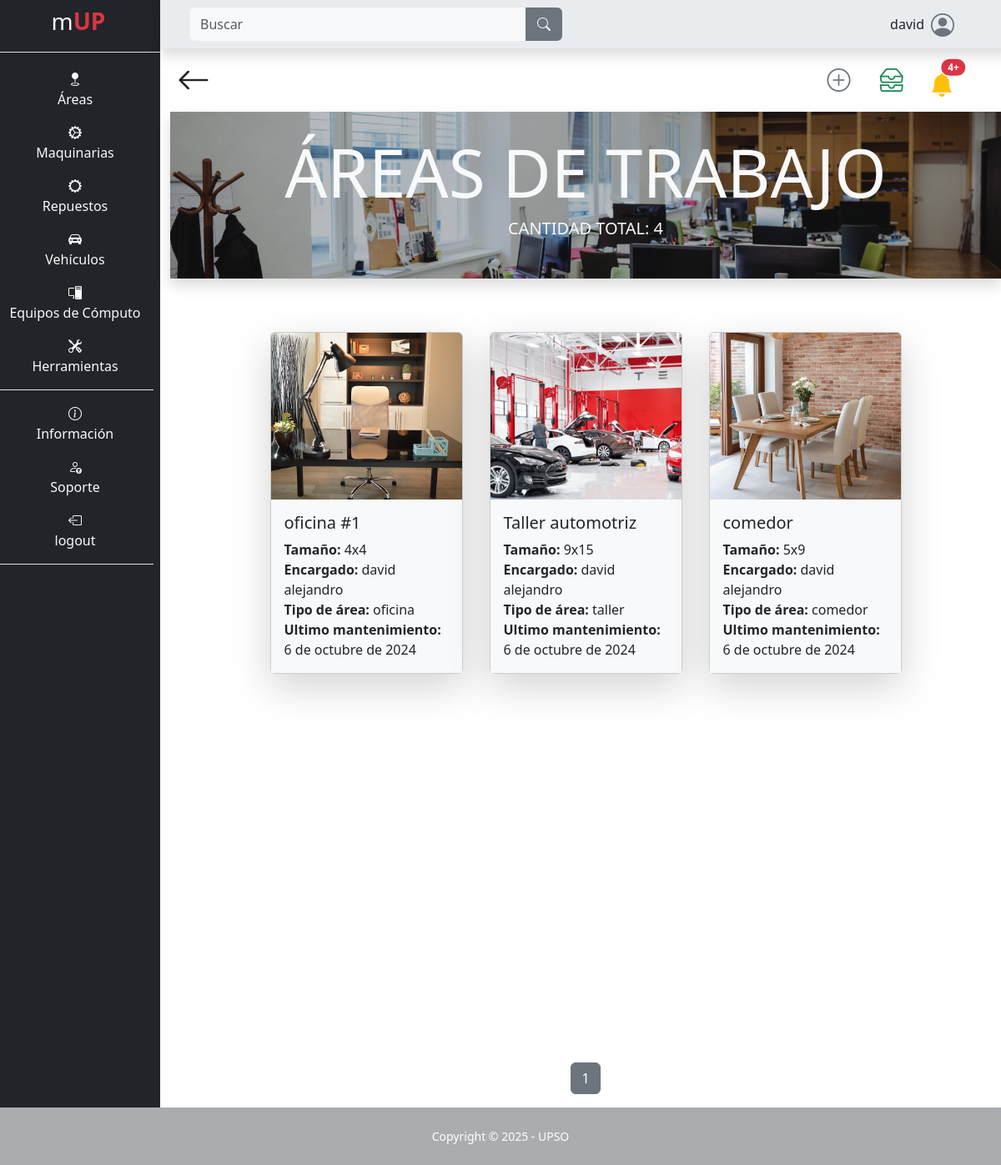
Screenshot of /area/area/ (signed in) with the database file from the repository.
### app/mUP_area/models.py (models this page shows, shortened)
class Area(models.Model):
    nombre = models.CharField(max_length=100, null=False, blank=False)
    tamaño = models.CharField(max_length=100, blank=False, null=False)
    encargado = models.CharField(max_length=100, blank=False, null=False)
    teléfono_encargado = models.CharField(max_length=100, blank=False, null=False)
    descripción = models.TextField(max_length=500, null=False, blank=False)
    ubicación = models.CharField(max_length=100, null=False, blank=False)
    capacidad = models.CharField(max_length=100, null=False, blank=False)
    tipo_de_área = models.CharField(max_length=100, null=False, blank=False)
    estado_de_ocupación = models.CharField(max_length=100, null=False, blank=False)
    fecha_ultimo_mantenimiento = models.DateField(default=date.today, blank=False, null=False)
    intervalo_mantenimiento = models.IntegerField(blank=False, null=False)
    imagen = models.ImageField(upload_to="area/imagen", null=False, blank=False)
    class Meta:
        indexes = [
            models.Index(fields=['nombre']),
        ]
    def dias_restantes_mantenimiento(self):
        dias_pasados = (date.today() - self.fecha_ultimo_mantenimiento).days
        dias_restantes = self.intervalo_mantenimiento - dias_pasados
        return dias_restantes

### app/mUP_area/views.py (the view)
# urls.py: path('area/', views.area, name="area"),
@login_required
def area(request):
    dias_alerta = DiasParaAlerta.objects.first().días
    search_query = request.GET.get('search', '')
    areas_list = Area.objects.filter(nombre__icontains=search_query)
    alertas = [{'area': area, 'dias_restantes': area.dias_restantes_mantenimiento()} for area in Area.objects.all() if area.dias_restantes_mantenimiento() <= dias_alerta]
    alertas_ordenadas = sorted(alertas, key=lambda x: x['dias_restantes'])
    page = request.GET.get('page', 1)
    paginator = Paginator(areas_list, 10)
    try:
        areas = paginator.page(page)
    except PageNotAnInteger:
        areas = paginator.page(1)
    except EmptyPage:
        areas = paginator.page(paginator.num_pages)
    context = {
        'areas': areas,
        'total_areas': areas_list.count(),
        'alertas': alertas_ordenadas,
        'total_alertas': len(alertas_ordenadas)
        }
    return render(request, 'mUP_area/area.html', context)

### templates/mUP_area/area.html (shortened to what this page needs)
{% extends "layout/base.html" %}
{% block 'content' %}
<div class="container">
    <div class="d-flex p-2 justify-content-between">
        <a class="text-decoration-none text-dark flecha-atras" href="{% url "index" %}">
            <i class="bi bi-arrow-left fs-1"></i>
        </a>
        <div class="pt-2 me-3 me-md-0">
            <a class="ms-1 fs-3 me-1 me-md-4 text-decoration-none text-secondary mas rounded" href="{% url "area_nueva" %}">
                <i class="bi bi-plus-circle"></i>
            </a>
            <a class="ms-1 fs-3 me-1 me-md-4 text-decoration-none text-success tabla rounded" href="{% url "area_tabla_mantenimientos" %}">
                <i class="bi bi-inboxes"></i>
            </a>
            <a type="button" class="btn btn-tranparent position-relative p-0 mb-0 me-1 me-md-5 alert rounded" href="{% url "area_alertas" %}">
                <i class="bi bi-bell-fill fs-3 text-warning"></i>
                <span class="position-absolute top-0 start-100 translate-middle badge rounded-pill bg-danger">
                    {{ total_alertas }}+
                </span>
            </a>
        </div>
    </div>
    <div class="container cabecera_area shadow bg-secondary bg-opacity-50 p-4 bw-5">
        <h1 class="text-center text-light text-uppercase display-1"><strong>áreas de trabajo</strong></h1>
        <h5 class="text-center text-light text-uppercase">Cantidad total: {{ total_areas }}</h5>
    </div>
    <div class="row mt-5 d-flex justify-content-center align-item-center ps-5 pe-5">
        {% for area in areas %}
        <div class="col-12 col-md-3 card p-0 m-3 custom shadow-lg">
            <a class="text-decoration-none text-dark" href="{% url "detalles_area" id=area.id %}">
                <img src="{{ area.imagen.url }}" class="card-img-top" alt="..." style="max-height: 200px; min-height: 200px; object-fit: cover;">
                <div class="card-body custom">
                    <h5 class="card-title">{{ area.nombre }}</h5>
                    <p class="card-text m-0"><b>Tamaño:</b> {{ area.tamaño }}</p>
                    <p class="card-text m-0"><b>Encargado:</b> {{ area.encargado }}</p>
                    <p class="card-text m-0"><b>Tipo de área:</b> {{ area.tipo_de_área }}</p>
                    <p class="card-text m-0"><b>Ultimo mantenimiento:</b> {{ area.fecha_ultimo_mantenimiento }}</p>
                </div>
            </a>
        </div>
        {% endfor %}
    </div>
    <div class="pagination mt-2 justify-content-center">
        <nav aria-label="Page navigation">
            <ul class="pagination justify-content-center">
                {% for num in areas.paginator.page_range %}
                <li class="page-item {% if areas.number == num %}active{% endif %}">
                    <a class="page-link" href="?page={{ num }}{% if request.GET.search %}&search={{ request.GET.search }}{% endif %}">{{ num }}</a>
                </li>
                {% endfor %}
            </ul>
        </nav>
    </div>
</div>
{% endblock %}

### templates/layout/base.html (shortened to what this page needs)
{% load static %}
<!DOCTYPE html>
<html lang="es">
<head>
    <link rel="stylesheet" href="https://cdn.jsdelivr.net/npm/bootstrap-icons@1.10.3/font/bootstrap-icons.css">
    <link rel="stylesheet" href="{% static "css/bootstrap.css" %}">
    <link rel="stylesheet" href="{% static "css/style.css" %}">
</head>
<body class="" id="page-top">
    <main>
        <div class="row">
            {% if user.is_authenticated %}
            <div class="col-12 col-md-2 m-0 p-0 text-light text-center barra d-none d-md-block">
                <ul class="mt-1">
                    <li class="nav-item text-center fs-3 lista-menu me-4" style="transition: background-color 0.5s ease">
                        <a class="nav-link lista-menu text-decoration-none" href="{% url "index" %}">
                            <span>m</span><span class="text-danger"><b>UP</b></span>
                        </a>
                    </li>
                </ul>
                <ul class="flex-column align-items-stretch p-2 border-top">
                    <li class="nav-item mt-1 pt-2 lista-menu text-center" style="transition: background-color 0.5s ease">
                        <a class="text-light text-decoration-none lista-menu" href="{% url "area" %}"><i class="bi bi-geo-fill"></i><p>Áreas</p></a>
                    </li>
                    <li class="nav-item lista-menu" style="transition: background-color 0.5s ease">
                        <a class="text-light text-decoration-none lista-menu" href="{% url "maquina" %}"><i class="bi bi-gear-wide-connected"></i><p>Maquinarias</p></a>
                    </li>
                    <li class="nav-item lista-menu" style="transition: background-color 0.5s ease">
                        <a class="text-light text-decoration-none lista-menu" href="{% url "repuesto_maquina" %}"><i class="bi bi-gear-wide"></i><p>Repuestos</p></a>
                    </li>
                    <li class="nav-item lista-menu" style="transition: background-color 0.5s ease">
                        <a class="text-light text-decoration-none lista-menu" href="{% url "vehiculo" %}"><i class="bi bi-car-front-fill"></i><p>Vehículos</p></a>
                    </li>
                    <li class="nav-item lista-menu" style="transition: background-color 0.5s ease">
                        <a class="text-light text-decoration-none lista-menu" href="{% url "pc" %}"><i class="bi bi-pc-display"></i><p>Equipos de Cómputo</p></a>
                    </li>
                    <li class="nav-item border-bottom lista-menu" style="transition: background-color 0.5s ease">
                        <a class="text-light text-decoration-none lista-menu" href="{% url "herramienta" %}"><i class="bi bi-tools"></i><p>Herramientas</p></a>
                    </li>
                    <li class="nav-item pt-3 lista-menu" style="transition: background-color 0.5s ease">
                        <a class="text-light text-decoration-none lista-menu" href="{% url "info" %}"><i class="bi bi-info-circle"></i><p>Información</p></a>
                    </li>
                    <li class="nav-item lista-menu" style="transition: background-color 0.5s ease">
                        <a class="text-light text-decoration-none lista-menu" href="{% url "soporte" %}">  <i class="bi bi-person-up"></i><p>Soporte</p></a>
                    </li>
                    {% if user.is_authenticated %}
                        <li class="nav-item lista-menu border-bottom" style="transition: background-color 0.5s ease">
                            <a class="text-light text-decoration-none lista-menu" href="{% url "logout" %}"><i class="bi bi-box-arrow-left"></i><p>logout</p></a>
                        </li>
                    {% else %}
                        <li class="nav-item lista-menu border-bottom" style="transition: background-color 0.5s ease">
                            <a class="text-light text-decoration-none lista-menu" href="{% url "login" %}"><i class="bi bi-box-arrow-right"></i><p>Login</p></a>
                        </li>
                    {% endif %}
                </ul>
            </div>
            {% endif %}
            <div class="col-12 col-md-10 m-0 p-0">
                {% if user.is_authenticated %}
                <nav class="row navbar bg-body-secondary p-2 m-0 shadow sticky-top navbar-expand-lg">
                        <div class="col-12 col-md-6 order-lg-first order-last">
                            <form class="d-flex form-inline mr-auto ml-md-3 my-2 my-md-0 ms-3 me-3 mw-100 navbar-search" role="search" action="" method='GET'>
                                <div class="input-group">
                                    <input class="form-control bg-light border-0 small" id="search-input" name="search" type="search" placeholder="Buscar" aria-label="Search">
                                    <div class="input-group-append">
                                        <button class="btn btn-secondary text-light rounded-0 rounded-end border-2" type="submit">
                                            <i class="bi bi-search"></i>
                                        </button>
                                    </div>
                                </div>
                            </form>
                        </div>
                        <div class="col-12 col-md-6">
                            <div class="me-5 d-flex justify-content-center justify-content-md-end align-items-center">
                                <p class="ms-5 mt-auto mb-auto">{{ user }}</p>
                                <i class="bi bi-person-circle fs-3 ms-2 icono-persona"></i>
                            </div>
                        </div>
                </nav>
                {% endif %}
                {% block 'content' %}{% endblock %}
            </div>
    </main>
    {% if user.is_authenticated %}
    <footer class="footer">
        <div class="small text-center p-4 text-white">Copyright &copy; 2025 - UPSO</div>
    </footer>
    {% endif %}
</body>
</html>

### static/css/style.css (style rules this page uses)
:root { --color-primary: #6c757d; --color-secondary: #212529; --color-tertiary: #f8f9fa; --body: #ffffff; --footer: #aaadaf; }
* { margin: 0; padding: 0; box-sizing: border-box; }
body { background-color: var(--body); }
.barra { background-color: var(--color-secondary); }
ul { list-style-type: none; }
.icono-persona { color: var(--color-primary); }
.cabecera_area { height: 200px; max-width: 1240px; background-image: url("../images/areas_general.jpg"); background-position: center; background-repeat: no-repeat; background-attachment: scroll; background-size: cover; background-blend-mode: multiply; }
.custom { background-color: var(--color-tertiary); }
.footer { background-color: var(--footer); }

### rows the page displays
Area: imagen (picture), nombre "oficina #1", tamaño "4x4", encargado "david alejandro", tipo_de_área "oficina", fecha_ultimo_mantenimiento "6 de octubre de 2024"
Area: imagen (picture), nombre "Taller automotriz", tamaño "9x15", encargado "david alejandro", tipo_de_área "taller", fecha_ultimo_mantenimiento "6 de octubre de 2024"
Area: imagen (picture), nombre "comedor", tamaño "5x9", encargado "david alejandro", tipo_de_área "comedor", fecha_ultimo_mantenimiento "6 de octubre de 2024"

### other values shown
{{ user }} "david"
{{ total_alertas }} "4"
{{ total_areas }} "4"
{{ num }} "1"
